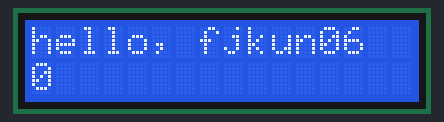
The sketch below on a simulated Arduino Uno, built with avr-gcc and run on an emulated ATmega328P. Parts: 16×2 character LCD.

Above: at 0.1 s.
At 4.1 s:
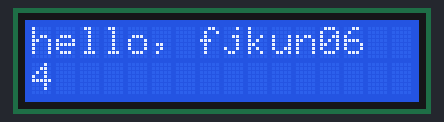
At 9.1 s:
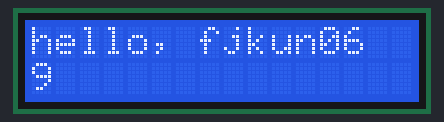
At 19.1 s:
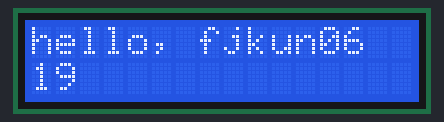
At 29.1 s:
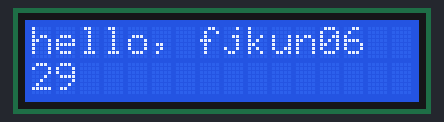
At 39.1 s:
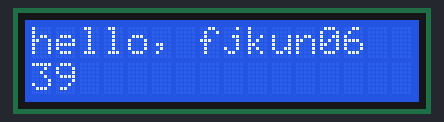

The sketch:

sketch_may12a.ino
```cpp
#include <LiquidCrystal.h>
LiquidCrystal lcd(12, 11, 5, 4, 3, 2);
void setup() {
  // put your setup code here, to run once:
  //setup the LCD's number of columns and rows
lcd.begin(16, 2);
//print a message to the LCD
lcd.print("hello, fjkun06");
}

void loop() {
  // put your main code here, to run repeatedly:
//set the cursor to column 0, line 1
//note(note: line 1 is the theseconds since reset:
lcd.setCursor(0, 1);
//print the number of seconds since reset:
lcd.print(millis() / 1000);
}
```

Measured:
- what the display in image 1 shows lasts 1.0 s, from 4.0 s to 5.0 s
